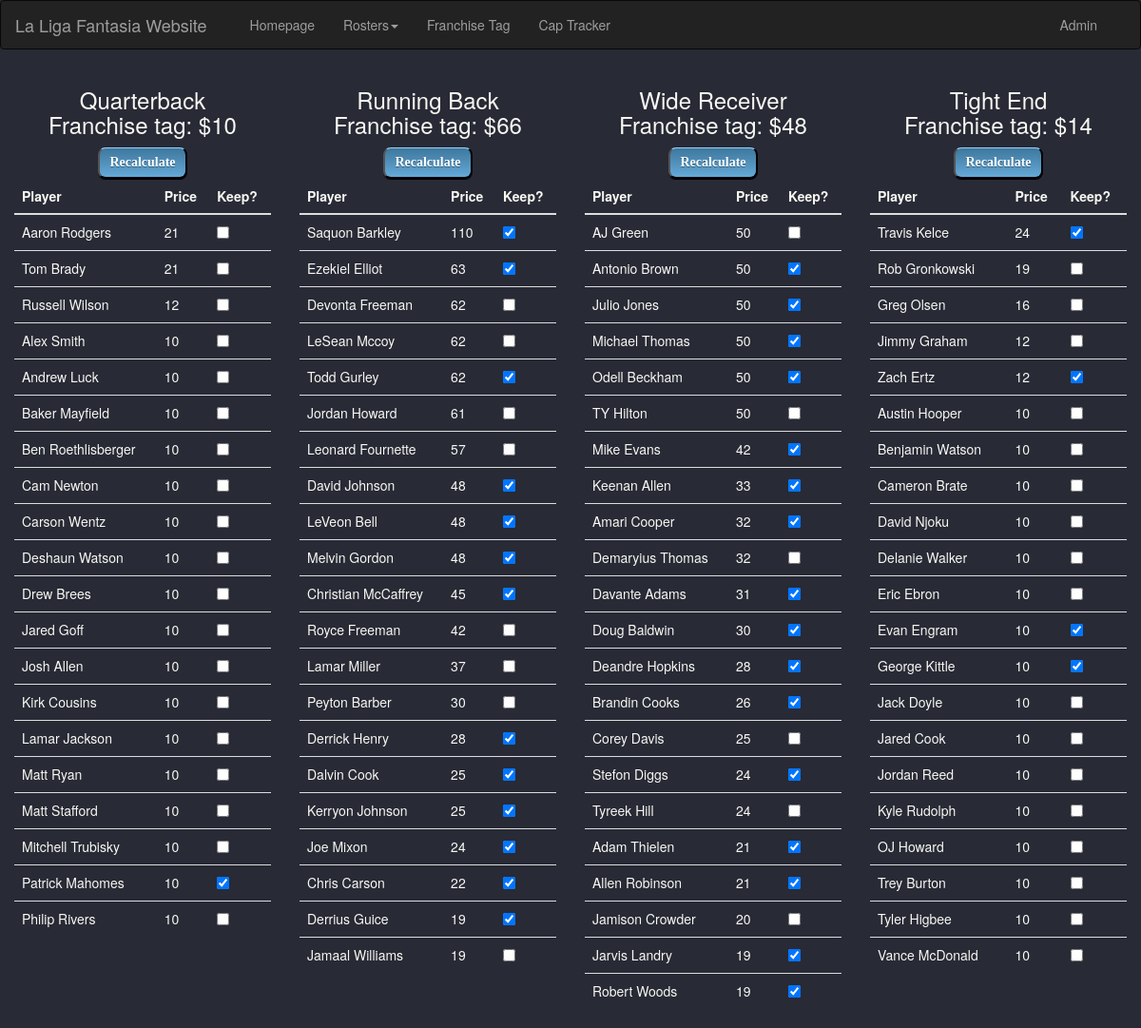
/franchise/, run on an earlier commit of the app's database.
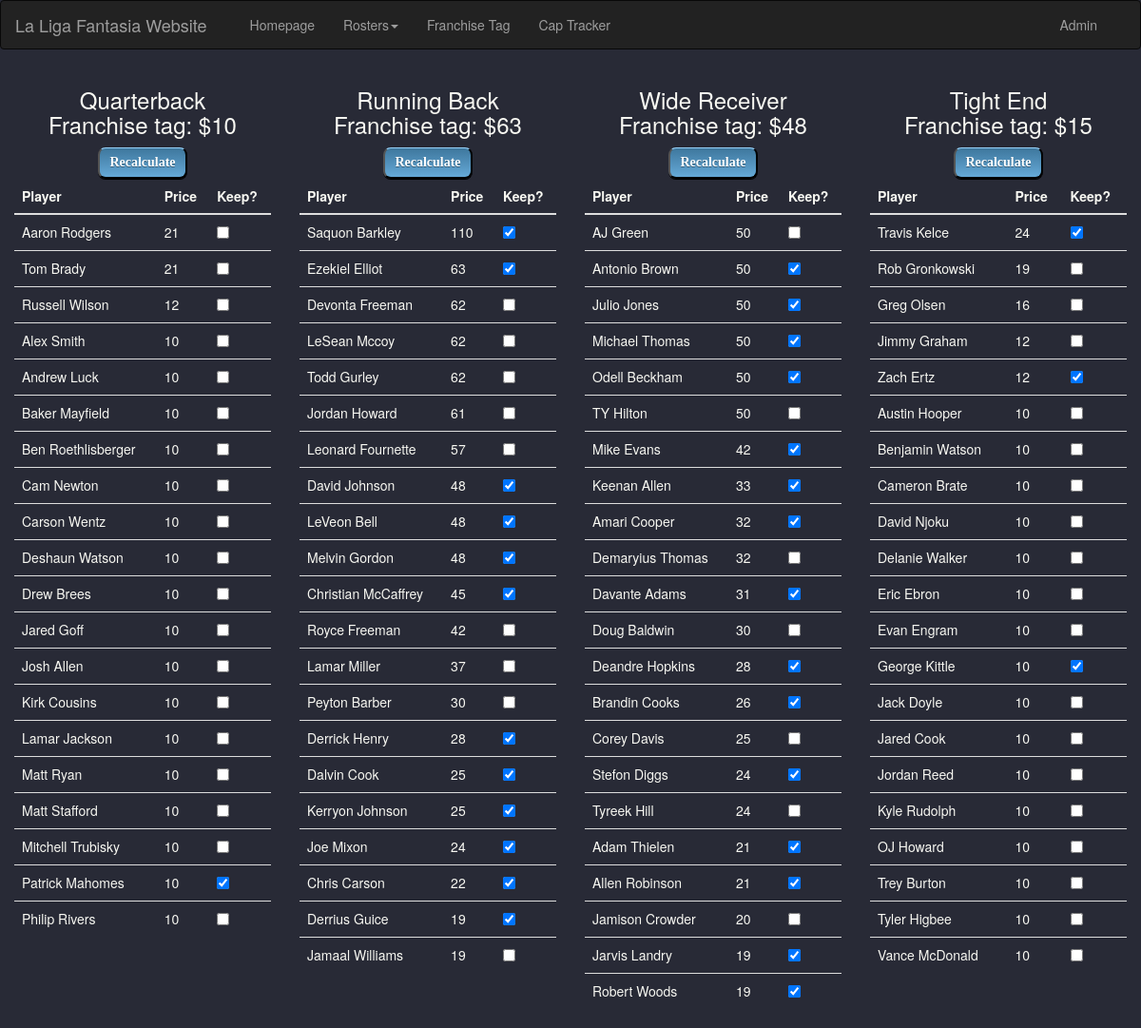
And on a later commit of the database.
### liga/models.py (models this page shows, shortened)
class Player(models.Model):
    name = models.CharField(max_length=30)
    price = models.IntegerField()
    position = models.CharField(max_length=3)
    kept = models.BooleanField()
    ftag = models.BooleanField(default=False)

### franchise/views.py (the view)
# urls.py: path('', views.franchise, name='index'),
def franchise(request):
    qb_list = get_list("QB")
    rb_list = get_list("RB")
    wr_list = get_list("WR")
    te_list = get_list("TE")
    tag_prices = []
    for i in range(4):
        tag_prices.append(Player.objects.filter(name__contains='Franchise').values('price')[i]['price'])
    context = {
        'qb_list': qb_list,
        'rb_list': rb_list,
        'wr_list': wr_list,
        'te_list': te_list,
        'tag_prices': tag_prices,
    }
    return render(request, 'franchise/franchise.html', context)

### franchise/views.py (called while the page is built)
def get_list(position):
    if position == "QB" or position == "TE":
        return Player.objects.filter(position=position).exclude(name__contains='Franchise').order_by('-price')
    else:
        return Player.objects.filter(position=position).exclude(name__contains='Franchise').filter(
            price__gte=19).order_by('-price')

### franchise/templates/franchise/franchise.html (shortened to what the changed rows need)
{% extends "liga/base.html" %}
{% block main_content %}
<div class="container-fluid">
            <div class="row">
                <form action="{% url 'franchise:update' 'QB' %}" method="post">
                    <div class="col-xs-6 col-sm-6 col-md-3 col-lg-3">
                        <table class="table .table-sm">
                            <thead>
                                <tr>
                                    <th scope="col">Player</th>
                                    <th scope="col">Price</th>
                                    <th scope="col">Keep?</th>
                                </tr>
                            </thead>
                        </table>
                    </div>
                </form>
                <form action="{% url 'franchise:update' 'RB' %}" method="post">
                    <div class="col-xs-6 col-sm-6 col-md-3 col-lg-3">
                        <h3><center> Running Back
                        <br> Franchise tag: ${{tag_prices.1}}
                        </center></h3>
                        <table class="table .table-sm">
                            <thead>
                                <tr>
                                    <th scope="col">Player</th>
                                    <th scope="col">Price</th>
                                    <th scope="col">Keep?</th>
                                </tr>
                            </thead>
                            <tbody>
                                {% for rb in rb_list %}
                                <tr>
                                    <td> {{rb.name}} </td>
                                    <td> {{rb.price}} </td>
                                    <td> <input type="checkbox" name="item" id="rb{{ forloop.counter }}" value="{{ rb.id }}"
                                        {% if rb.kept %} checked {% endif %} >
                                    </td>
                                </tr>
                            {% endfor %}
                            </tbody>
                        </table>
                    </div>
                </form>
                <form action="{% url 'franchise:update' 'WR' %}" method="post">
                    <div class="col-xs-6 col-sm-6 col-md-3 col-lg-3">
                        <table class="table .table-sm">
                            <thead>
                                <tr>
                                    <th scope="col">Player</th>
                                    <th scope="col">Price</th>
                                    <th scope="col">Keep?</th>
                                </tr>
                            </thead>
                            <tbody>
                                {% for wr in wr_list %}
                                <tr>
                                    <td> {{wr.name}} </td>
                                    <td> {{wr.price}} </td>
                                    <td> <input type="checkbox" name="item" id="wr{{ forloop.counter }}" value="{{ wr.id }}"
                                        {% if wr.kept %} checked {% endif %} >
                                    </td>
                                </tr>
                            {% endfor %}
                            </tbody>
                        </table>
                    </div>
                </form>
                <form action="{% url 'franchise:update' 'TE' %}" method="post">
                    <div class="col-xs-6 col-sm-6 col-md-3 col-lg-3">
                        <h3> <center> Tight End
                        <br> Franchise tag: ${{tag_prices.3}}
                        </center></h3>
                        <table class="table .table-sm">
                            <thead>
                                <tr>
                                    <th scope="col">Player</th>
                                    <th scope="col">Price</th>
                                    <th scope="col">Keep?</th>
                                </tr>
                            </thead>
                            <tbody>
                                {% for te in te_list %}
                                <tr>
                                    <td> {{te.name}} </td>
                                    <td> {{te.price}} </td>
                                    <td> <input type="checkbox" name="item" id="te{{ forloop.counter }}" value="{{ te.id }}"
                                        {% if te.kept %} checked {% endif %} >
                                    </td>
                                </tr>
                            {% endfor %}
                            </tbody>
                        </table>
                    </div>
                </form>
                <br>
            </div>
        </div>
{% endblock main_content %}

What changed in the data, as far as the page shows it:
changed Player "Todd Gurley": kept "☑" → "☐"
changed Player "Doug Baldwin": kept "☑" → "☐"
changed Player "Evan Engram": kept "☑" → "☐"
Also different on the page:
{{ tag_prices.1 }}: "66" → "63"
{{ tag_prices.3 }}: "14" → "15"
